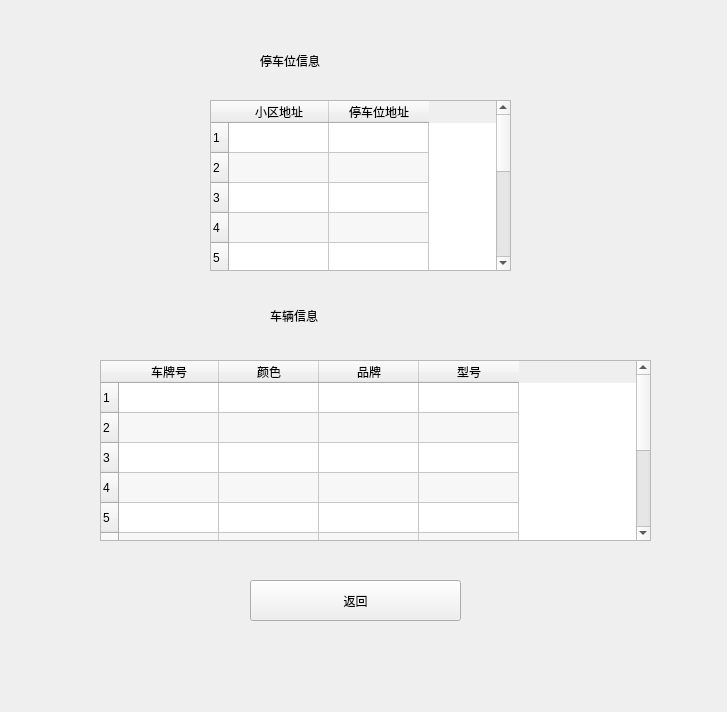
<?xml version="1.0" encoding="UTF-8"?>
<ui version="4.0">
 <class>MainWindow</class>
 <widget class="QMainWindow" name="MainWindow">
  <property name="geometry">
   <rect>
    <x>0</x>
    <y>0</y>
    <width>727</width>
    <height>712</height>
   </rect>
  </property>
  <property name="minimumSize">
   <size>
    <width>727</width>
    <height>712</height>
   </size>
  </property>
  <property name="maximumSize">
   <size>
    <width>727</width>
    <height>712</height>
   </size>
  </property>
  <property name="windowTitle">
   <string>user_车辆信息</string>
  </property>
  <property name="styleSheet">
   <string notr="true">#centralwidget{border-image: url(:/background/background1.jpg);}</string>
  </property>
  <widget class="QWidget" name="centralwidget">
   <widget class="QTableWidget" name="tableWidget">
    <property name="geometry">
     <rect>
      <x>100</x>
      <y>360</y>
      <width>551</width>
      <height>181</height>
     </rect>
    </property>
    <property name="alternatingRowColors">
     <bool>true</bool>
    </property>
    <row>
     <property name="text">
      <string>1</string>
     </property>
    </row>
    <row>
     <property name="text">
      <string>2</string>
     </property>
    </row>
    <row>
     <property name="text">
      <string>3</string>
     </property>
    </row>
    <row>
     <property name="text">
      <string>4</string>
     </property>
    </row>
    <row>
     <property name="text">
      <string>5</string>
     </property>
    </row>
    <row>
     <property name="text">
      <string>6</string>
     </property>
    </row>
    <row>
     <property name="text">
      <string>7</string>
     </property>
    </row>
    <row>
     <property name="text">
      <string>8</string>
     </property>
    </row>
    <row>
     <property name="text">
      <string>9</string>
     </property>
    </row>
    <row>
     <property name="text">
      <string>10</string>
     </property>
    </row>
    <column>
     <property name="text">
      <string>车牌号</string>
     </property>
    </column>
    <column>
     <property name="text">
      <string>颜色</string>
     </property>
    </column>
    <column>
     <property name="text">
      <string>品牌</string>
     </property>
    </column>
    <column>
     <property name="text">
      <string>型号</string>
     </property>
    </column>
   </widget>
   <widget class="QPushButton" name="pushButton">
    <property name="geometry">
     <rect>
      <x>250</x>
      <y>580</y>
      <width>211</width>
      <height>41</height>
     </rect>
    </property>
    <property name="styleSheet">
     <string notr="true">font: 18pt &quot;Arial&quot;;</string>
    </property>
    <property name="text">
     <string>返回</string>
    </property>
   </widget>
   <widget class="QTableWidget" name="tableWidget_2">
    <property name="geometry">
     <rect>
      <x>210</x>
      <y>100</y>
      <width>301</width>
      <height>171</height>
     </rect>
    </property>
    <property name="alternatingRowColors">
     <bool>true</bool>
    </property>
    <row>
     <property name="text">
      <string>1</string>
     </property>
    </row>
    <row>
     <property name="text">
      <string>2</string>
     </property>
    </row>
    <row>
     <property name="text">
      <string>3</string>
     </property>
    </row>
    <row>
     <property name="text">
      <string>4</string>
     </property>
    </row>
    <row>
     <property name="text">
      <string>5</string>
     </property>
    </row>
    <row>
     <property name="text">
      <string>6</string>
     </property>
    </row>
    <row>
     <property name="text">
      <string>7</string>
     </property>
    </row>
    <row>
     <property name="text">
      <string>8</string>
     </property>
    </row>
    <row>
     <property name="text">
      <string>9</string>
     </property>
    </row>
    <row>
     <property name="text">
      <string>10</string>
     </property>
    </row>
    <column>
     <property name="text">
      <string>小区地址</string>
     </property>
    </column>
    <column>
     <property name="text">
      <string>停车位地址</string>
     </property>
    </column>
   </widget>
   <widget class="QLabel" name="label">
    <property name="geometry">
     <rect>
      <x>260</x>
      <y>40</y>
      <width>231</width>
      <height>41</height>
     </rect>
    </property>
    <property name="styleSheet">
     <string notr="true">font: 18pt &quot;Arial&quot;;
font: 28pt &quot;Arial&quot;;</string>
    </property>
    <property name="text">
     <string>停车位信息</string>
    </property>
   </widget>
   <widget class="QLabel" name="label_2">
    <property name="geometry">
     <rect>
      <x>270</x>
      <y>290</y>
      <width>201</width>
      <height>51</height>
     </rect>
    </property>
    <property name="styleSheet">
     <string notr="true">font: 18pt &quot;Arial&quot;;
font: 28pt &quot;Arial&quot;;</string>
    </property>
    <property name="text">
     <string>车辆信息</string>
    </property>
   </widget>
  </widget>
 </widget>
 <resources>
  <include location="image/user_car.qrc"/>
 </resources>
 <connections/>
</ui>
